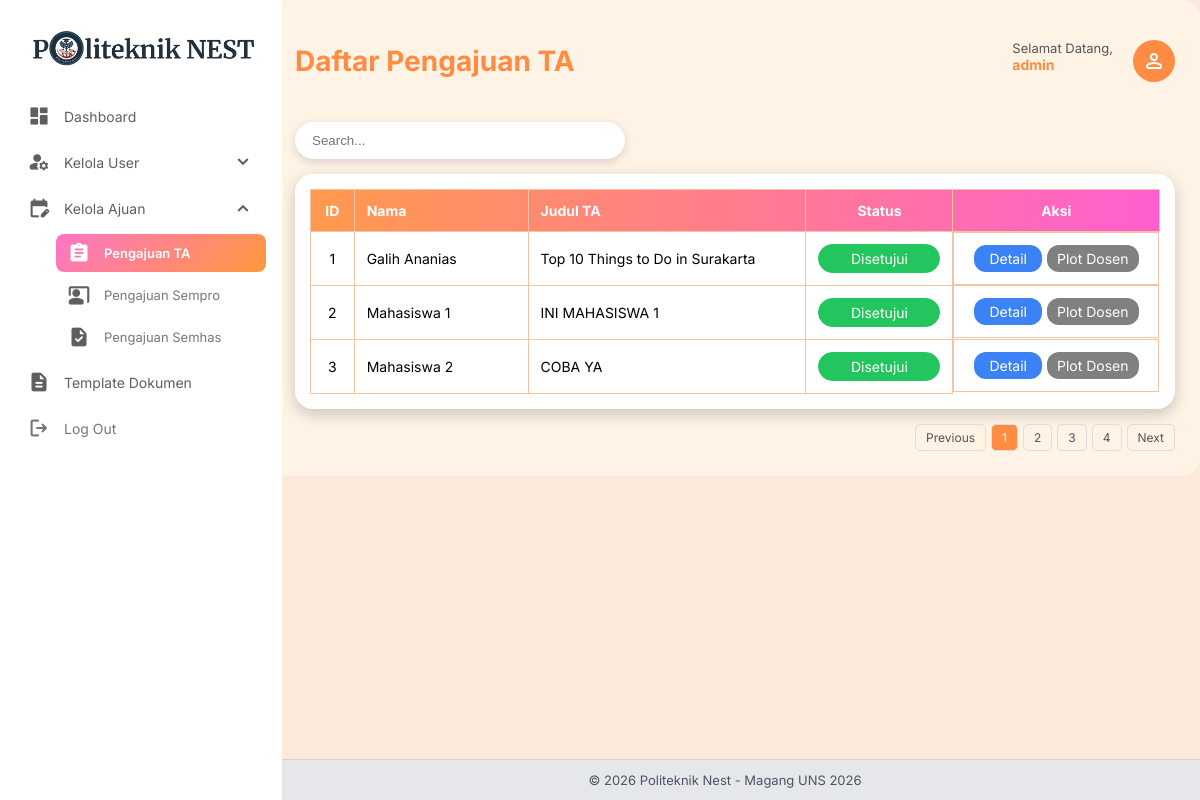
The app's page /admin/pengajuan/index.php (signed in) with its own data.
### tables this page shows
CREATE TABLE `pengajuan_ta` (
  `id` int NOT NULL,
  `mahasiswa_id` int NOT NULL,
  `judul_ta` varchar(255) NOT NULL,
  `bukti_pembayaran` varchar(255) DEFAULT NULL,
  `formulir_pendaftaran` varchar(255) DEFAULT NULL,
  `transkrip_nilai` varchar(255) DEFAULT NULL,
  `bukti_magang` varchar(255) DEFAULT NULL,
  `status` enum('proses','revisi','ditolak','disetujui') DEFAULT 'proses',
  `catatan_admin` text,
  `created_at` timestamp NULL DEFAULT CURRENT_TIMESTAMP,
  `status_bukti_pembayaran` enum('proses','revisi','ditolak','disetujui') DEFAULT 'proses',
  `catatan_bukti_pembayaran` text,
  `status_formulir_pendaftaran` enum('proses','revisi','ditolak','disetujui') DEFAULT 'proses',
  `catatan_formulir_pendaftaran` text,
  `status_transkrip_nilai` enum('proses','revisi','ditolak','disetujui') DEFAULT 'proses',
  `catatan_transkrip_nilai` text,
  `status_bukti_magang` enum('proses','revisi','ditolak','disetujui') DEFAULT 'proses',
  `catatan_bukti_magang` text
);

CREATE TABLE `mahasiswa` (
  `id` int NOT NULL,
  `nim` varchar(20) NOT NULL,
  `username` varchar(50) NOT NULL,
  `password` varchar(255) NOT NULL,
  `nama` varchar(100) NOT NULL,
  `email` varchar(100) DEFAULT NULL,
  `prodi` varchar(50) DEFAULT NULL,
  `kelas` varchar(20) DEFAULT NULL,
  `nomor_telepon` varchar(25) NOT NULL,
  `created_at` timestamp NULL DEFAULT CURRENT_TIMESTAMP
);

### admin/pengajuan/index.php (the view, shortened to what this page needs)
<?php
require "../../config/connection.php";
$stmt = $pdo->query("
    SELECT p.*, m.nama
    FROM pengajuan_ta p
    JOIN mahasiswa m ON p.mahasiswa_id = m.id
    ORDER BY p.created_at DESC
");
$username = $_SESSION['user']['username'];
$data = $stmt->fetchAll(PDO::FETCH_ASSOC);
?>
<?php require_once __DIR__ . '/../sidebar.php'; ?>
<!DOCTYPE html>
<html lang="id">
<head>
</head>
<body>
<div class="main-content">
<div class="topbar">
    <h1>Daftar Pengajuan TA</h1>
    <div class="admin-info">
        <div class="admin-text">
            <span>Selamat Datang,</span><br>
            <b><?php echo htmlspecialchars($username); ?></b>
        </div>
        <div class="avatar">
            <span class="material-symbols-rounded" style="color:#fff">person</span>
        </div>
    </div>
</div>
<div class="tools">
    <div class="search-box">
        <input type="text" id="searchInput" placeholder="Search...">
    </div>
</div>
<div class="table-wrapper card">
<table id="taTable">
<thead>
<tr>
    <th>ID</th>
    <th>Nama</th>
    <th>Judul TA</th>
    <th>Status</th>
    <th>Aksi</th>
</tr>
</thead>
<tbody>
<?php foreach($data as $i=>$row): ?>
<?php
$status = strtolower($row['status']);
$classStatus = "";
if($status=="disetujui") $classStatus="status-disetujui";
elseif($status=="revisi") $classStatus="status-revisi";
elseif($status=="ditolak") $classStatus="status-ditolak";
?>
<tr>
    <td><?= $i+1 ?></td>
    <td><?= htmlspecialchars($row['nama']) ?></td>
    <td><?= htmlspecialchars($row['judul_ta']) ?></td>
    <td>
        <span class="status-btn <?= $classStatus ?>">
            <?= ucfirst($row['status']) ?>
        </span>
    </td>
    <td class="actions">
        <a class="btn-detail"
           href="detail.php?id=<?= $row['id'] ?>">
           Detail
        </a>
        <a class="btn-plot"
           href="plot_dosbing.php?id=<?= $row['id'] ?>">
           Plot Dosen
        </a>
    </td>
</tr>
<?php endforeach; ?>
</tbody>
</table>
</div>
<div class="pagination">
    <a>Previous</a>
    <a class="active">1</a>
    <a>2</a>
    <a>3</a>
    <a>4</a>
    <a>Next</a>
</div>
</div>
</body>
</html>

### admin/sidebar.php (style rules this page uses)
:root { --pink: #FF74C7; --orange: #FF983D; --gradient: linear-gradient(135deg, #FF74C7, #FF983D); }
body { background-color: #FFF1E5; font-family: 'Inter', sans-serif !important; margin: 0; }
.main-content { margin-left: 270px; padding: 28px 32px; margin-bottom: 60px; }

### admin/footer.php (style rules this page uses)
:root { --pink: #FF74C7; --orange: #FF983D; --gradient: linear-gradient(135deg, #FF74C7, #FF983D); }

### admin/pengajuan/index.php (style rules this page uses)
body { background:#fde9d9; font-family:'Segoe UI',sans-serif; }
.topbar { display:flex;justify-content:space-between;align-items:center;margin-bottom:25px }
.topbar h1 { color:#ff8c42;font-size:28px }
.admin-info { display:flex;align-items:left;gap:20px }
.admin-text span { font-size:13px;color:#555 }
.admin-text b { color:#ff8c42;font-size:14px }
.avatar { width:42px;height:42px; background:#ff8c42;border-radius:50%; display:flex;align-items:center;justify-content:center; }
.main-content { background:#fff3e6; padding:25px; border-radius:18px; }
.tools { margin:15px 0; }
.search-box { background:#fff;padding:10px 15px; border-radius:25px;width:300px; display:flex;box-shadow:0 3px 10px rgba(0,0,0,.15) }
.search-box input { border:none;outline:none;width:100% }
.table-wrapper { background:white; border-radius:15px; overflow:hidden; box-shadow:0 5px 15px rgba(0,0,0,.15); }
.card { background:#fff;border-radius:18px; padding:15px; box-shadow:0 5px 15px rgba(0,0,0,.2); overflow-x:auto; }
table { width:100%; border-collapse:collapse; }
table th, table td { border:1px solid #f0c4a5; }
table th:nth-child(1), table td:nth-child(1) { width: 20px; text-align: center; }
table th:nth-child(2), table td:nth-child(2) { width: 170px; text-align: left; }
table th:nth-child(3), table td:nth-child(3) { width: 300px; text-align: left; }
table th:nth-child(4), table td:nth-child(4) { width: 100px; text-align: center; }
table th:nth-child(5), table td:nth-child(5) { width: 180px; text-align: center; }
thead tr { background:linear-gradient(90deg,#ff9a4d,#ff5fcf); }
th { color:white; padding:12px; font-size:14px; text-align:center; position:relative; }
th::after { font-size:9px; opacity:.6; position:absolute; right:8px; top:50%; transform:translateY(-50%); }
td { padding:12px; font-size:14px; background:white; }
.status-btn { width:120px; text-align:center; padding:5px 0px; border-radius:20px; border:1px solid #ff8c42; color:#ff8c42; font-size:14px; background:white; display:inline-block; justify-content:center; }
.status-disetujui { border-color:#22c55e; color:white; background:#22c55e; justify-content:center; }
.actions { display:flex; justify-content:center; gap:5px; }
.btn-detail { background:#3b82f6; color:white; padding:5px 15px; border-radius:12px; font-size:14px; text-decoration:none; }
.btn-plot { background:grey; color:white; padding:5px 10px; border-radius:12px; font-size:14px; text-decoration:none; }
.pagination { margin-top:15px; display:flex; justify-content:flex-end; gap:5px; }
.pagination a { padding:5px 10px; border:1px solid #ddd; border-radius:5px; text-decoration:none; font-size:12px; color:#555; }
.pagination .active { background:#ff8c42; color:white; }

### records on screen
pengajuan_ta: mahasiswa.nama "Galih Ananias", judul_ta "Top 10 Things to Do in Surakarta", status "Disetujui"
pengajuan_ta: mahasiswa.nama "Mahasiswa 1", judul_ta "INI MAHASISWA 1", status "Disetujui"
pengajuan_ta: mahasiswa.nama "Mahasiswa 2", judul_ta "COBA YA", status "Disetujui"

### other values on screen
$username "admin"
